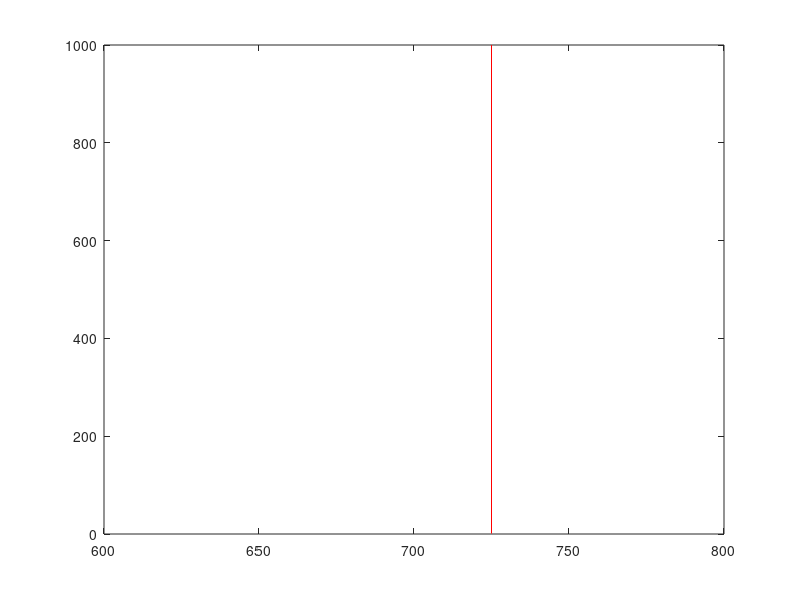

Write MATLAB code to recreate this figure. (Note: this script raises an error after producing the figure.)
function Ext_CR = Preprocess()

% Manually specify initial range for tracking.
% In the figure, the whole domain is divided into
% 8 sub-regions in horizontal direction. In each
% sub-region, use mouse to pick up a left-top and
% a right-bottom locations to define the sub-range
% for each sub-region to start with.

        
        plot([65,65],[1,1000],'r')
        plot([160,160],[1,1000],'r')
        plot([280,280],[1,1000],'r')
        plot([380,380],[1,1000],'r')
        plot([500,500],[1,1000],'r')
        plot([600,600],[1,1000],'r')
        plot([725,725],[1,1000],'r')

        Chosen_Region=ginput(16); 
        % Choose the region of the bore by user in the first image. 
        % Will only use the left-up and right-bottom points

        row_leftup1=Chosen_Region(1,2);
        row_rightbottom1=Chosen_Region(2,2);
        Ext_CR1(row_leftup1:row_rightbottom1,1:end)=1;

        row_leftup2=Chosen_Region(3,2);
        row_rightbottom2=Chosen_Region(4,2);
        Ext_CR2(row_leftup2:row_rightbottom2,1:end)=1;

        row_leftup3=Chosen_Region(5,2);
        row_rightbottom3=Chosen_Region(6,2);
        Ext_CR3(row_leftup3:row_rightbottom3,1:end)=1;

        row_leftup4=Chosen_Region(7,2);
        row_rightbottom4=Chosen_Region(8,2);
        Ext_CR4(row_leftup4:row_rightbottom4,1:end)=1;

        row_leftup5=Chosen_Region(9,2);
        row_rightbottom5=Chosen_Region(10,2);
        Ext_CR5(row_leftup5:row_rightbottom5,1:end)=1;

        row_leftup6=Chosen_Region(11,2);
        row_rightbottom6=Chosen_Region(12,2);
        Ext_CR6(row_leftup6:row_rightbottom6,1:end)=1;

        row_leftup7=Chosen_Region(13,2);
        row_rightbottom7=Chosen_Region(14,2);
        Ext_CR7(row_leftup7:row_rightbottom7,1:end)=1;

        row_leftup8=Chosen_Region(15,2);
        row_rightbottom8=Chosen_Region(16,2);
        Ext_CR8(row_leftup8:row_rightbottom8,1:end)=1;

        Ext_CR=[Ext_CR1,Ext_CR2,Ext_CR3,Ext_CR4,Ext_CR5,Ext_CR6,Ext_CR7,Ext_CR8];


return